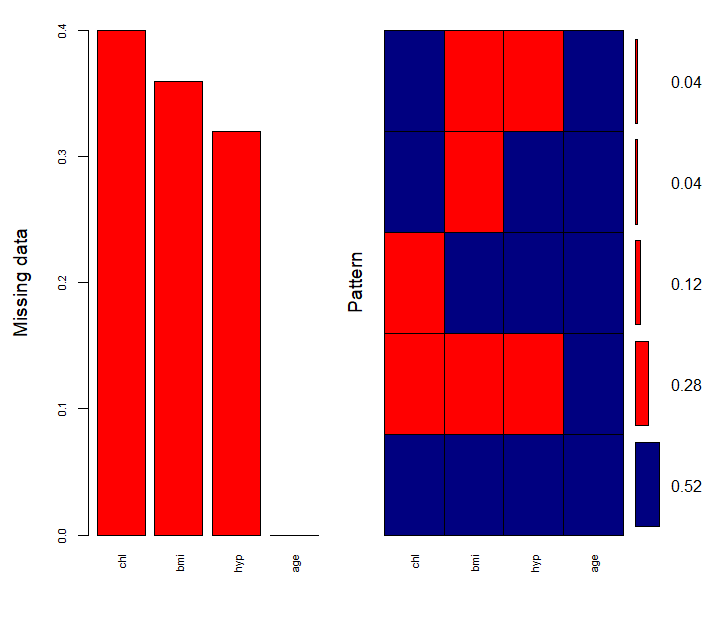

The R source for this figure:
install.packages(c("mice", "missForest", "Amelia", "dplyr", "ggplot2", "VIM", "tidyr", "psych", "caret"))

# Criar diretórios
dir.create("R", showWarnings = FALSE)
dir.create("data", showWarnings = FALSE)
dir.create("output/imputacoes", recursive = TRUE)
dir.create("output/plots", recursive = TRUE)

# 01_carregar_dados.R
writeLines(
  'library(mice)
data(nhanes)
write.csv(nhanes, "data/dataset_com_missing.csv", row.names = FALSE)
df <- read.csv("data/dataset_com_missing.csv")',
  "R/01_carregar_dados.R"
)

# 02_explorar_missing.R
writeLines(
  'library(VIM)
library(dplyr)

aggr_plot <- aggr(df, col = c("navyblue","red"), numbers = TRUE, sortVars = TRUE,
                  labels = names(df), cex.axis = .7, gap = 3,
                  ylab = c("Missing data","Pattern"))

summary(df)',
  "R/02_explorar_missing.R"
)

# 03_imputacao_mice.R
writeLines(
  'library(mice)

imp_mice <- mice(df, m = 5, method = "pmm", seed = 123)
df_mice <- complete(imp_mice, 1)
write.csv(df_mice, "output/imputacoes/dados_imputados_mice.csv", row.names = FALSE)',
  "R/03_imputacao_mice.R"
)

# 04_imputacao_missForest.R
writeLines(
  'library(missForest)

set.seed(123)
imp_mf <- missForest(df)
df_mf <- imp_mf$ximp
write.csv(df_mf, "output/imputacoes/dados_imputados_missforest.csv", row.names = FALSE)',
  "R/04_imputacao_missForest.R"
)

# 05_imputacao_amelia.R
writeLines(
  'library(Amelia)

set.seed(123)
amelia_obj <- amelia(df, m = 1, idvars = NULL)
df_amelia <- amelia_obj$imputations[[1]]
write.csv(df_amelia, "output/imputacoes/dados_imputados_amelia.csv", row.names = FALSE)',
  "R/05_imputacao_amelia.R"
)

# 06_analise_comparativa.R
writeLines(
  'library(dplyr)

# Função de análise simples
analisar_cor <- function(data, metodo) {
  cor_val <- cor(data$bmi, data$age, use = "complete.obs")
  data.frame(metodo = metodo, cor = cor_val)
}

# Dados originais
orig <- analisar_cor(df, "Original")

# Imputações
df_mice <- read.csv("output/imputacoes/dados_imputados_mice.csv")
df_mf <- read.csv("output/imputacoes/dados_imputados_missforest.csv")
df_amelia <- read.csv("output/imputacoes/dados_imputados_amelia.csv")

mice_res <- analisar_cor(df_mice, "mice")
mf_res <- analisar_cor(df_mf, "missForest")
amelia_res <- analisar_cor(df_amelia, "amelia")

# Comparação
comparacao <- bind_rows(orig, mice_res, mf_res, amelia_res)
print(comparacao)',
"R/06_analise_comparativa.R"
)

# Executar os scripts na ordem correta
source("R/01_carregar_dados.R")
source("R/02_explorar_missing.R")
source("R/03_imputacao_mice.R")
source("R/04_imputacao_missForest.R")
source("R/05_imputacao_amelia.R")
source("R/06_analise_comparativa.R")

######################################### analise dos dados ausentes

# verificando o percentual de dados ausentes por variavel e resumo estatistico das variaveis
library(mice)
data(nhanes)
write.csv(nhanes, "data/dataset_com_missing.csv", row.names = FALSE)
df <- read.csv("data/dataset_com_missing.csv")

library(VIM)
library(dplyr)

aggr_plot <- aggr(df, col = c('navyblue','red'), numbers = TRUE, sortVars = TRUE,
                  labels = names(df), cex.axis = .7, gap = 3,
                  ylab = c("Missing data","Pattern"))

summary(df)

# imputação múltipla com o pacote mice
library(mice)

imp_mice <- mice(df, m = 5, method = 'pmm', seed = 123)
df_mice <- complete(imp_mice, 1)
write.csv(df_mice, "output/imputacoes/dados_imputados_mice.csv", row.names = FALSE)

# imputação com o pacote missForest

library(missForest)

set.seed(123)
imp_mf <- missForest(df)
df_mf <- imp_mf$ximp
write.csv(df_mf, "output/imputacoes/dados_imputados_missforest.csv", row.names = FALSE)

# imputação com o pacote Amelia

library(Amelia)

set.seed(123)
amelia_obj <- amelia(df, m = 1, idvars = NULL)
df_amelia <- amelia_obj$imputations[[1]]
write.csv(df_amelia, "output/imputacoes/dados_imputados_amelia.csv", row.names = FALSE)

library(dplyr)

# Função para rodar uma análise simples (correlação entre bmi e age)
analisar_cor <- function(data, metodo) {
  cor_val <- cor(data$bmi, data$age, use = "complete.obs")
  data.frame(metodo = metodo, cor = cor_val)
}

# Dados originais com missing
orig <- analisar_cor(df, "Original")

# Imputações
mice_res <- analisar_cor(df_mice, "mice")
mf_res <- analisar_cor(df_mf, "missForest")
amelia_res <- analisar_cor(df_amelia, "amelia")

# Comparação
comparacao <- bind_rows(orig, mice_res, mf_res, amelia_res)
print(comparacao)
